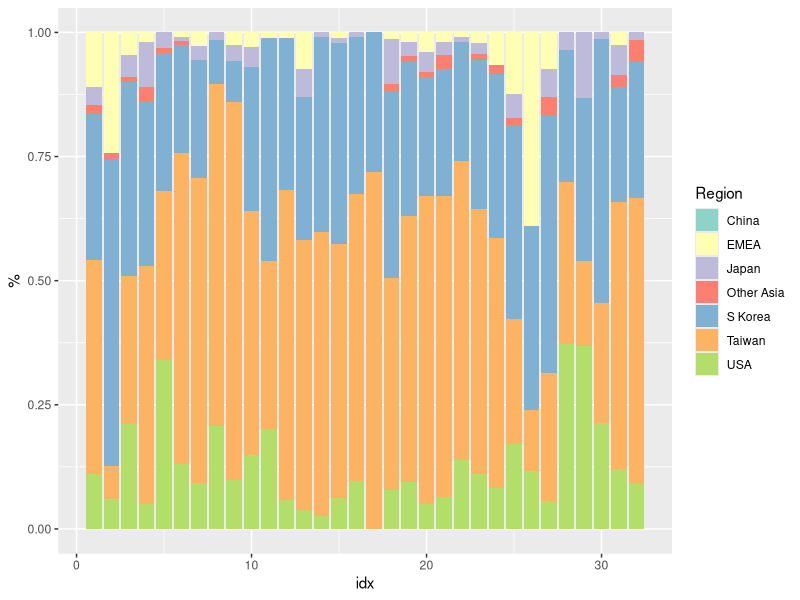
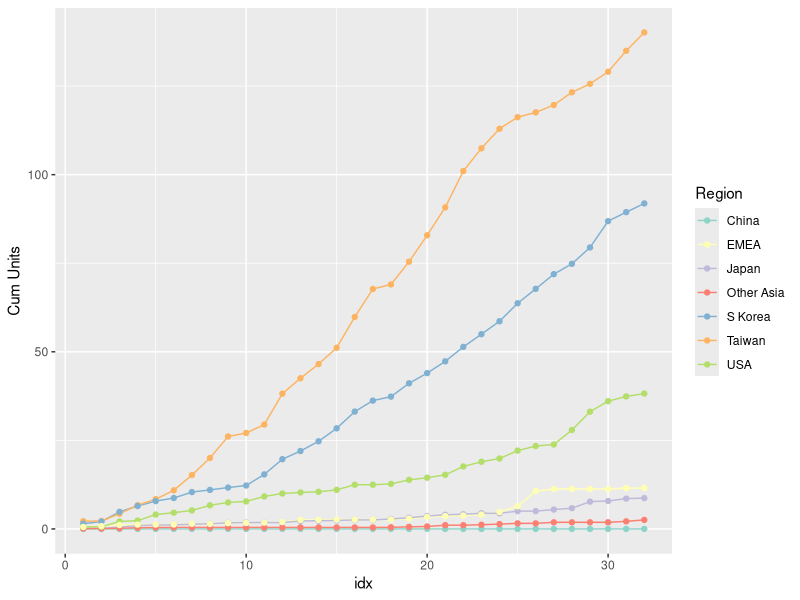

Recreate these plots in R, in order. (Note: this script raises an error after producing the figures.)
library( tidyverse )

ipf <- \( MM, row_target, col_target)
{
  eps <- 1e-9
  MM_old <- matrix( 0, nrow=nrow( MM), ncol = ncol( MM))
  while( sum( abs( MM_old-MM)) > eps )
  {
    MM_old <- MM
    
    row_marginal <- ifelse( row_target > 0, apply( MM, 1, sum ), 1 )
    MM <- MM * row_target / row_marginal
    
    col_marginal <- ifelse( col_target>0, apply( MM, 2, sum ), 1 )
    MM <- t( t( MM) * col_target / col_marginal )
  }
  MM
}



asml_revenue <- read_csv( "asml revenue breakdown.csv") |> 
  mutate( across( `Net Sales`:`EMEA %`, parse_number)) |> 
  mutate( across( `EUV %`:`EMEA %`, \(x) x/100 ))


sales_by_product <- asml_revenue |> 
  mutate( across( `EUV %`:`EMEA %`, \(x) x * `Net Sales` )) |>
  select( Date, `EUV %`:`EMEA %` ) |> 
  rename_with( \(c) str_remove( c, " %$"), !starts_with("Date") ) |> 
  pivot_longer( !starts_with( "Date"), names_to="Product line", values_to = "Sales")

units_by_product <- asml_revenue |> 
  select( Date, `EUV #`:`I-line #`) |> 
  rename_with( \(c) str_remove( c, " #$"), !starts_with("Date") ) |> 
  pivot_longer(  !starts_with( "Date" ), names_to="Product line", values_to = "Units")

ASP_by_product <- sales_by_product |> 
  left_join( units_by_product, by=join_by( "Date", "Product line")) |> 
  filter( !is.na( Units ) ) |> 
  mutate( ASP = Sales / Units ) 

# |> pivot_wider( id_cols = Date, names_from=`Product line`, values_from = ASP )


by_product <- asml_revenue |> select( `EUV %`:`Metrology & Inspection %`)
by_region  <- asml_revenue |> select( `China %`:`EMEA %`)

region_names  <- str_remove( colnames( by_region ), " %$")
product_names <- str_remove( colnames( by_product ), " %$")
date_names    <- pull( asml_revenue, "Date")


rel_strength <- matrix( 1, nrow=ncol( by_product), ncol = ncol( by_region) )


rownames( rel_strength ) <- product_names
colnames( rel_strength ) <- region_names

# export controls
rel_strength[ "EUV", "China"]  = 0
rel_strength[ "ArFi", "China"] = 0.5
# TSMC gets a lot of EUV scanners
rel_strength[ "EUV", "Taiwan"] = 2


fine_attribution <- array( NA, dim=c(  ncol( by_product), ncol( by_region ),  nrow( asml_revenue ) ))
dimnames( fine_attribution ) <- list( product_names, region_names, date_names)


for( date_idx in 1:nrow( asml_revenue ))
{
  cat( "** ", date_idx, "\n")
#  date_idx <- 1
  region_target  <- by_region[date_idx,] |> as.numeric()
  product_target <- by_product[date_idx,] |> as.numeric()
  
  fine_attribution[ ,,date_idx ] <- ipf( rel_strength, product_target, region_target )  
}


EUV_rev  <- as_tibble( t( fine_attribution[ "EUV",,] )) |> 
  mutate( norm = rowSums( across( everything() ))) |> 
  mutate( across( everything(), \(x) x/norm )) |> 
  select( -norm ) |> 
  mutate( Date = date_names, idx = 1:n(), `Product line` = "EUV" ) |> 
  pivot_longer( `China`:`EMEA`,names_to="Region", values_to = "%")
  
ggplot( EUV_rev, aes( x=idx, y=`%`,fill=Region)) +geom_col() + scale_fill_brewer(palette= "Set3")


EUV_units <- EUV_rev |> 
  left_join( units_by_product, by = join_by( Date, `Product line`) ) |> 
  mutate( Units = Units * `%`) |> 
  select( -`%`) |> 
  group_by( Region ) |> 
  mutate( `Cum Units` = cumsum( Units )) |> 
  ungroup()

ggplot( EUV_units, aes( x=idx, y=`Cum Units`,color=Region)) +geom_line() + geom_point()+ scale_color_brewer(palette= "Set3")

#1Q19 11
#4Q19 26
#
#3Q23 113
#ut of 202  (113/202 = 56%)
EUV_units |> filter( Date == "1Q19", Region == "Taiwan" ) |> pull( `Cum Units`)
EUV_units |> filter( Date == "3Q23", Region == "Taiwan" ) |> pull( `Cum Units`)
EUV_units |> filter( Date == "3Q23") |> pull( `Cum Units`) |> sum()

EUV_units





##
## TSMC units from 
##

tsmc_revenue0 <- read_csv( "tsmc revenue breakdown.csv")


wafer_asp <- tibble( 
  Node = c( "3nm", "5nm", "7nm", "10nm-20nm",  "28nm","40nm-90nm", "0.1um+" ),
  ASP  = c( 20,	16,	10,	6,	3,	2.6,	2 )
)

wafer_asp

price_factor <- tibble( 
  Date = pull( tsmc_revenue, "Date"),
  Factor = c( 0.8,0.8,0.8,0.9,0.95,1,1,1,1,1,1,1,1,1,1,1,1,1,1.1 )
)



tsmc_revenue <- tsmc_revenue0 |> 
  mutate( 
      `10nm-20nm` = `10nm`+`16/20nm`+`16nm`+`20nm`,
      `40nm-90nm` = `40/45nm` + `65nm` + `90nm`,
      `0.1um+` = `0.11/0.13um`+`0.15/0.18um`+`0.25um+`
  ) |> 
  select( -`10nm`,-`16/20nm`,-`16nm`,-`20nm`, -`40/45nm`,-`65nm`, -`65nm`, -`90nm`, -`0.11/0.13um`,-`0.15/0.18um`,-`0.25um+`) |> 
  mutate( across( `3nm`:`0.1um+`, \(x) x/100)) |> 
  rename_with( \(x) paste0( x," %"), `3nm`:`0.1um+`) |> 
  mutate( across( `3nm %`:`0.1um+ %`, \(x) x*Revenue, .names= "{.col}rev" )) |> 
  rename_with( \(x) str_replace( x,"%rev", "rev"), `3nm %rev`:`0.1um+ %rev`)

est_wafers <- tsmc_revenue |> 
  select( Date, `3nm rev`:`0.1um+ rev`) |> 
  rename_with( \(x) str_remove( x," rev$" ), `3nm rev`:`0.1um+ rev`) |> 
  pivot_longer( `3nm`:`0.1um+`, names_to = "Node", values_to = "Revenue") |> 
  left_join( price_factor, by = "Date") |> 
  left_join( wafer_asp, by = "Node") |> 
  mutate( wpm = Revenue / Factor / ASP / 3 ) |> 
  mutate( idx = 1:n())


ggplot( est_wafers, aes( x=idx, y=wpm, fill = Node) ) + geom_col() + scale_fill_brewer(palette= "Set3")


